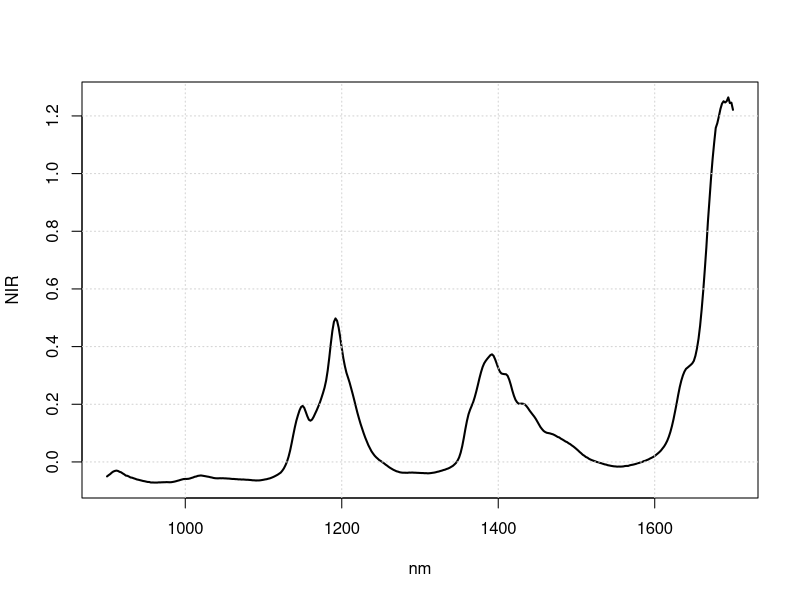
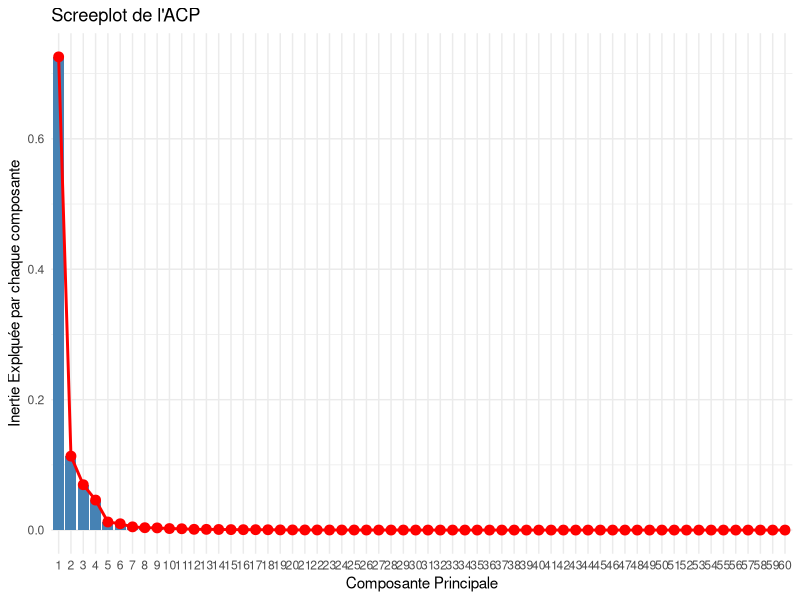
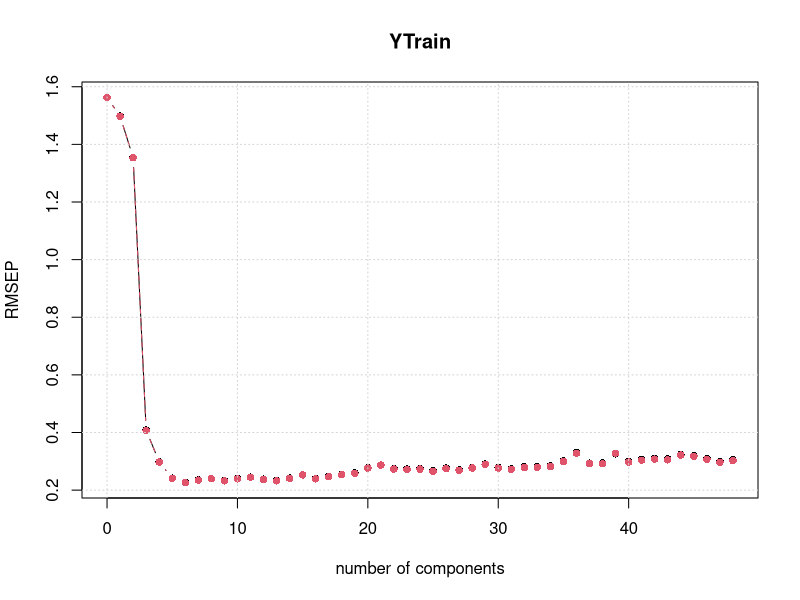
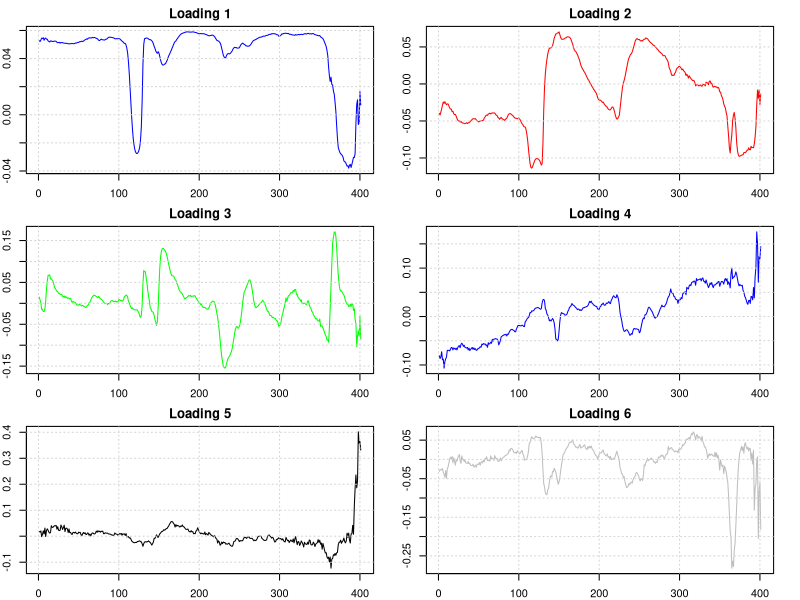

The R script that drew these images, in order:
library(pls)
library(ggplot2)
library(gridExtra)
set.seed(4433)
# Chargement des données
data(gasoline)
Y <- gasoline[,1]
X <- gasoline[,2]
n <- nrow(X)
p <- ncol(X)
plot(seq(900, 1700, 2), X[1, ], type="l", lwd=2, xlab="nm", ylab="NIR", main="")
grid()
# ACP Normée
pca <- prcomp(X, center = TRUE, scale. = FALSE)
summary(pca)
# Screeplot avec ggplot
Inertie_ex<- pca$sdev^2 / sum(pca$sdev^2) #Inertie_ex signifie Inertie Explquée par chaque composante
data_p <- data.frame(Cp = 1:60, Variance = Inertie_ex[1:60])

ggplot(data_p, aes(x = factor(Cp), y = Variance)) +
  geom_bar(stat = "identity", fill = "steelblue") +
  geom_line(aes(group = 1), color = "red", linewidth = 1) +
  geom_point(color = "red", size = 3) +
  labs(x = "Composante Principale", y = "Inertie Explquée par chaque composante",
       title = "Screeplot de l'ACP") +
  theme_minimal()

#Tirage   au sort de 50 observation , on le fait sans remise
tirage_in <- sample(1:n, 50) #Tirage sur des indices de 50
XTrain <- X[tirage_in, ]
YTrain <- Y[tirage_in]
XVal <- X[-tirage_in, ]
YVal <- Y[-tirage_in]

# PCR avec validation croisée LOO
PCR <- pcr(YTrain ~ XTrain, validation = "LOO", scale = TRUE)

validationplot(PCR, val.type="RMSEP", type="b", pch=16)
 grid()
 #Extraction des loading et visualisation
 par(mar=c(2, 2, 2, 2))  # Réglage des marges
 par(mfrow=c(3, 2))  # Diviser la fenêtre graphique en 3 lignes et deux colonnes
 
 # Premier composante
 plot(PCR$loadings[,1], type="l", col="blue", main="Loading 1", xlab="Index", ylab="Value")
 grid()
 
 # Deuxième composante
 plot(PCR$loadings[,2], type="l", col="red", main="Loading 2", xlab="Index", ylab="Value")
 grid()
 
 # Troisième composante
 plot(PCR$loadings[,3], type="l", col="green", main="Loading 3", xlab="Index", ylab="Value")
 grid()
 #Quatrième composante
 plot(PCR$loadings[,4], type="l", col="blue", main="Loading 4", xlab="Index", ylab="Value")
 grid()
 #Cinquième composante
 plot(PCR$loadings[,5], type="l", col="black", main="Loading 5", xlab="Index", ylab="Value")
 grid()
 #Sixième composante
 plot(PCR$loadings[,6], type="l", col="gray", main="Loading 6", xlab="Index", ylab="Value")
 grid()
 #Calcul de RMSE de validation , il faut calculer la prediction sur les données test
 predictions <- predict(PCR, XVal,ncomp = 6)
 
 RMSE <- sqrt(mean((predictions - YVal)^2))
 print(RMSE)
 
 
